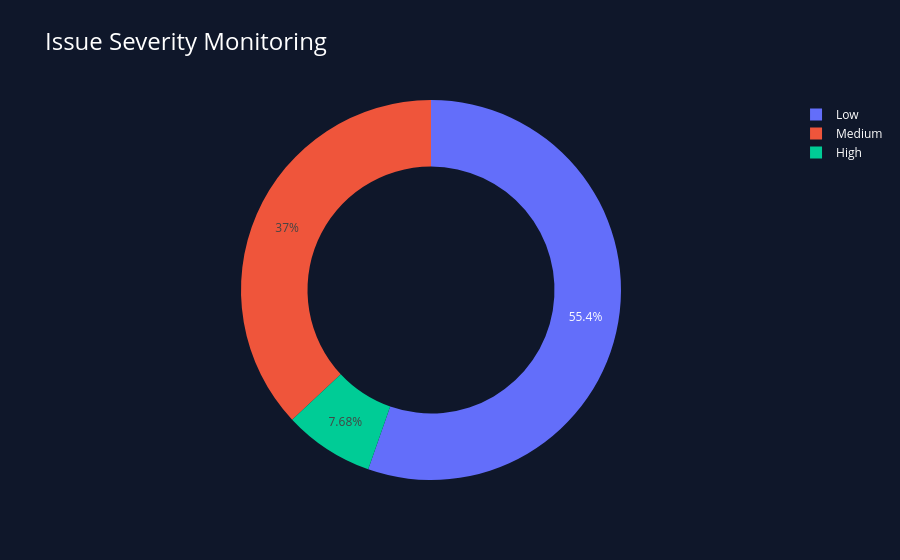

The code cell stored with this chart in its notebook:
### Code cell
# =========================================================
# STEP 4.12 — VISUALIZE ISSUE SEVERITY
# =========================================================

fig = px.pie(
    issue_severity,
    names="urgency_level",
    values="count",
    hole=0.65,
    title="Issue Severity Monitoring",
    template="plotly_dark",
    color_discrete_map={
        "Low": "#22C55E",
        "Medium": "#F59E0B",
        "High": "#EF4444"
    }
)

fig.update_layout(
    paper_bgcolor="#0F172A",
    plot_bgcolor="#0F172A",
    font_color="white",
    title_font_size=24
)

fig.show()

# Simpan screenshot sebagai:
# assets/issue-severity-analysis.png

### Figure 1 — Plotly figure (JSON) as saved in the notebook; plotly's stock layout.template omitted (floating-point values rounded to 4 significant figures)
{"data": [{"domain": {"x": [0, 1], "y": [0, 1]}, "hole": 0.65, "hovertemplate": "urgency_level=%{label}<br>count=%{value}<extra></extra>", "labels": ["Low", "Medium", "High"], "legendgroup": "", "name": "", "showlegend": true, "type": "pie", "values": [2768, 1848, 384]}], "layout": {"font": {"color": "white"}, "legend": {"tracegroupgap": 0}, "paper_bgcolor": "#0F172A", "plot_bgcolor": "#0F172A", "title": {"font": {"size": 24}, "text": "Issue Severity Monitoring"}}}
